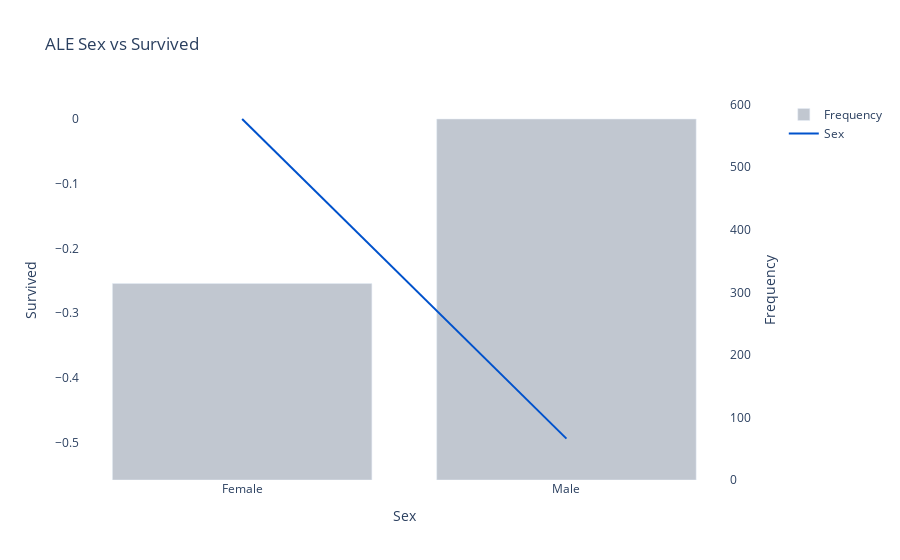

Source (notebook cell):
### Code cell
model.plot_ale("Sex")

### Figure 1 — Plotly figure (JSON) as saved in the notebook; plotly's stock layout.template omitted (floating-point values rounded to 4 significant figures)
{"data": [{"line": {"color": "#0052CC"}, "mode": "lines", "name": "Sex", "type": "scatter", "x": ["Female", "Male"], "xaxis": "x", "y": [0, -0.4938], "yaxis": "y2"}, {"line": {"width": 0}, "marker": {"color": "#444"}, "mode": "lines", "name": "Upper Bound", "showlegend": false, "type": "scatter", "x": ["Female", "Male"], "xaxis": "x", "y": [null, -0.4592], "yaxis": "y2"}, {"fill": "tonexty", "fillcolor": "rgba(68, 68, 68, 0.3)", "line": {"width": 0}, "marker": {"color": "#444"}, "mode": "lines", "name": "Lower Bound", "showlegend": false, "type": "scatter", "x": ["Female", "Male"], "xaxis": "x", "y": [null, -0.5284], "yaxis": "y2"}, {"marker": {"color": "#C1C7D0"}, "name": "Frequency", "type": "bar", "x": ["Female", "Male"], "xaxis": "x", "y": [314, 577], "yaxis": "y"}], "layout": {"plot_bgcolor": "white", "title": {"text": "ALE Sex vs Survived"}, "xaxis": {"anchor": "y", "domain": [0, 0.94], "showgrid": false, "title": {"text": "Sex"}}, "yaxis": {"anchor": "x", "domain": [0, 1], "showgrid": false, "side": "right", "title": {"text": "Frequency"}}, "yaxis2": {"anchor": "x", "overlaying": "y", "showgrid": false, "side": "left", "title": {"text": "Survived"}}}}
